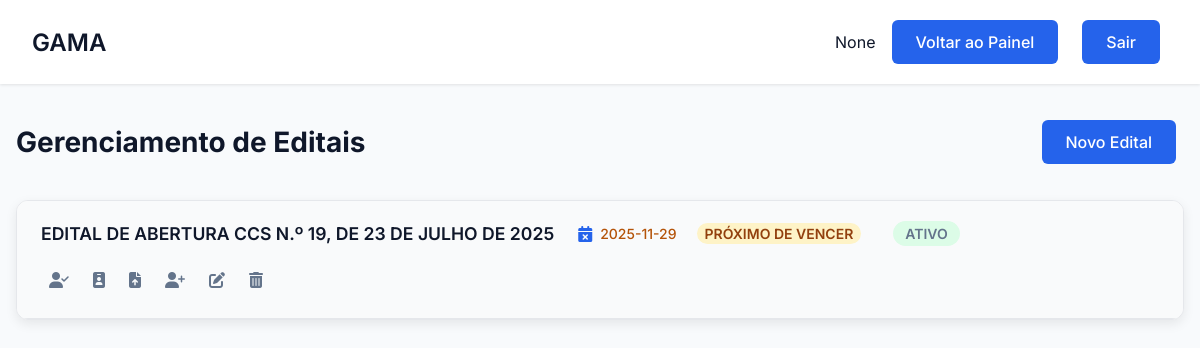
The app's page /edital/painel, older data.
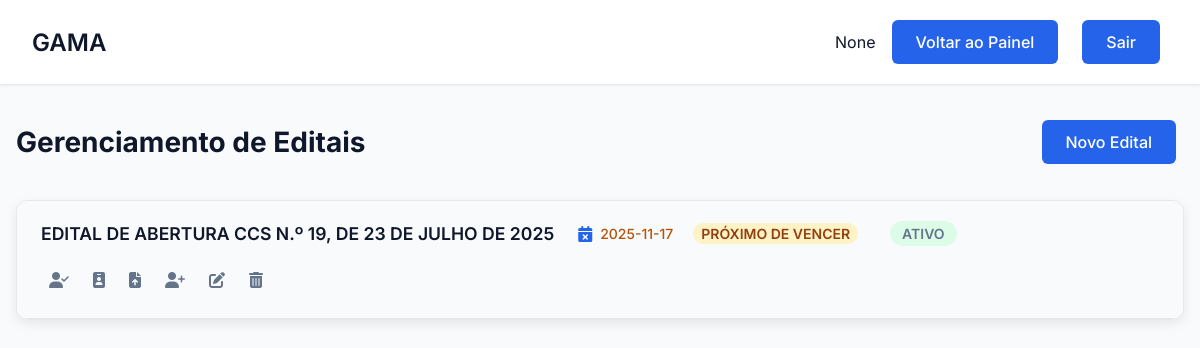
The same page, newer data.
### tables this page shows
CREATE TABLE Edital (
        id_edital INTEGER PRIMARY KEY AUTOINCREMENT,
        numero_edital TEXT NOT NULL UNIQUE,
        data_edital DATE NOT NULL,
        data_publicacao DATE NOT NULL,
        vencimento_edital DATE NOT NULL,
        prazo_prorrogacao INTEGER,
        status TEXT NOT NULL CHECK (status IN ('ativo', 'inativo', 'prorrogado'))
    );

### gama/routes/edital_routes.py (the view)
@edital_bp.route('/painel')
def painel():
    if not check_admin():
        flash('Acesso negado. Apenas administradores podem gerenciar editais.', 'error')
        return redirect(url_for('auth.login'))
    editais_raw = Edital.get_all()
    editais_com_status_vencimento = []
    hoje = date.today()
    tres_meses_frente = hoje + timedelta(days=90)
    for edital_tuple in editais_raw:
        edital_lista = list(edital_tuple)
        status_vencimento = 'ok'
        try:
            data_vencimento = datetime.strptime(edital_lista[4], '%Y-%m-%d').date()
            if data_vencimento < hoje:
                status_vencimento = 'vencido'
            elif hoje <= data_vencimento <= tres_meses_frente:
                status_vencimento = 'proximo'
        except (ValueError, TypeError):
            pass
        edital_lista.append(status_vencimento)
        editais_com_status_vencimento.append(edital_lista)
    candidatos_agrupados = {}
    candidatos_simples = {}
    for edital in editais_com_status_vencimento:
        todos_candidatos_do_edital = Candidato.get_by_edital(edital[0])
        candidatos_simples[edital[0]] = todos_candidatos_do_edital
        candidatos_agrupados_por_cargo = defaultdict(list)
        for candidato in todos_candidatos_do_edital:
            nome_cargo = candidato[11]
            candidatos_agrupados_por_cargo[nome_cargo].append(candidato)
        candidatos_agrupados[edital[0]] = dict(sorted(candidatos_agrupados_por_cargo.items()))
    opcoes_unidade = Opcao.get_por_tipo('unidade')
    vagas_livres = Vaga.get_all_vagas_livres()
    return render_template(
        'edital.html',
        nome=session.get('nome'),
        editais=editais_com_status_vencimento,
        candidatos_por_edital_agrupado=candidatos_agrupados,
        candidatos_por_edital_simples=candidatos_simples,
        opcoes_unidade=opcoes_unidade,
        vagas_livres=vagas_livres
    )

### app.py (called while the page is built)
@app.before_request
def make_session_permanent():
    session.permanent = True

### gama/database/database.py (called while the page is built)
def conectar():
    diretorio_db = "gama/database"
    if not os.path.exists(diretorio_db):
        os.makedirs(diretorio_db)
    return sqlite3.connect(f"{diretorio_db}/editais.db")

### gama/models/configuracao.py (called while the page is built)
    @staticmethod
    def get_por_tipo(tipo_opcao):
        conn = conectar()
        conn.row_factory = sqlite3.Row # Retorna como dicionário
        cursor = conn.cursor()
        try:
            cursor.execute("SELECT * FROM Opcao WHERE tipo_opcao = ? ORDER BY valor_opcao", (tipo_opcao,))
            return [dict(row) for row in cursor.fetchall()]
        except sqlite3.Error as e:
            print(f"Erro ao buscar opções: {e}")
            return []
        finally:
            conn.close()

### gama/models/edital.py (called while the page is built)
    @staticmethod
    def get_all():
        conn = conectar()
        cursor = conn.cursor()
        try:
            cursor.execute("SELECT * FROM Edital ORDER BY data_publicacao DESC")
            return cursor.fetchall()
        except sqlite3.Error as e:
            print(f"Erro ao buscar editais: {e}")
            return []
        finally:
            conn.close()

### gama/templates/edital.html (shortened to what the changed rows need)
<!DOCTYPE html>
<html lang="pt-BR">
<head>
    <link rel="stylesheet" href="{{ url_for('static', filename='css/edital.css') }}">
    <link rel="stylesheet" href="https://cdnjs.cloudflare.com/ajax/libs/font-awesome/6.5.0/css/all.min.css">
</head>
<body>
    <div class="dashboard">
        <header class="dashboard-header">
            <nav class="dashboard-nav container">
                <h1 class="dashboard-title">GAMA</h1>
            </nav>
        </header>
        <main class="dashboard-content container">
            <div class="section-header">
                <h2 class="page-title">Gerenciamento de Editais</h2>
            </div>
            {% for edital in editais %}
            <div class="edital-card" id="edital-{{ edital[0] }}">
                <div class="edital-header" onclick="toggleContent('body-edital-{{ edital[0] }}', this)">
                    <div class="edital-info">
                        <strong>{{ edital[1] }}</strong>
                        {% set status_vencimento = edital[7] %}
                        <span class="status-vencimento {{ status_vencimento }}" title="Data de Vencimento">
                            <i class="fas fa-calendar-times"></i> {{ edital[4] }}
                            {% if status_vencimento == 'proximo' %}<span class="aviso-lateral proximo">Próximo de vencer</span>{% endif %}
                        </span>
                        <span title="Status">
                            {% if edital[6] == 'ativo' %}<span class="badge badge-success">Ativo</span>
                            {% elif edital[6] == 'inativo' %}<span class="badge badge-danger">Inativo</span>
                            {% else %}<span class="badge badge-warning">Prorrogado</span>{% endif %}
                        </span>
                    </div>
                    <div class="actions">
                        <button class="icon-button" title="Nomear em Lote" onclick="event.stopPropagation(); openNomearLoteModal({{ edital[0] }});"><i class="fas fa-user-check"></i></button>
                        <button class="icon-button" title="Empossar em Lote (marcar nomeados como empossados)" onclick="event.stopPropagation(); openEmpossarLoteModal({{ edital[0] }});"><i class="fas fa-id-badge"></i></button>
                        <button class="icon-button" title="Adicionar em Lote" onclick="event.stopPropagation(); openLoteModal({{ edital[0] }});"><i class="fas fa-file-upload"></i></button>
                        <button class="icon-button" title="Adicionar Candidato" onclick="event.stopPropagation(); openCandidatoModal(null, {{ edital[0] }});"><i class="fas fa-user-plus"></i></button>
                        <button class="icon-button" title="Editar Edital" data-edital='{{ edital|tojson }}' onclick="event.stopPropagation(); openEditalModal(this)"><i class="fas fa-edit"></i></button>
                        <form action="{{ url_for('edital.remover_edital', id_edital=edital[0]) }}" method="POST" onsubmit="return confirm('Atenção! Isso removerá o edital e todos os seus candidatos. Deseja continuar?');" style="display: inline;">
                            <button type="submit" class="icon-button" title="Remover Edital"><i class="fas fa-trash-alt"></i></button>
                        </form>
                    </div>
                </div>
            </div>
            {% else %}
                <div class="empty-state"><i class="fas fa-file-excel"></i><p>Nenhum edital encontrado.</p></div>
            {% endfor %}
        </main>
    </div>
</body>
</html>

Row changes from the older to the newer data that the page shows:
changed Edital: vencimento_edital "2025-11-29" → "2025-11-17"
